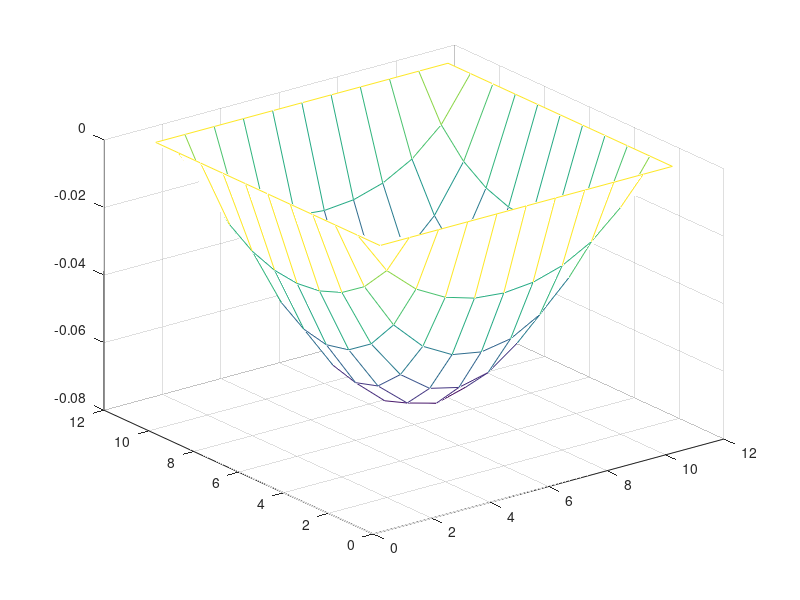

Source code (MATLAB):
n = 10;
A = zeros((n+1)^2,(n+1)^2);
newA = zeros((n+1)^2-2, (n+1)^2-2); 
f = zeros((n+1)^2,1);
G = reshape(1:((n+1)^2), n+1, n+1)'; 
for i=0:n
 for j=0:n
     row = G(i+1,j+1);
     if i==0 || j == 0 || i==n || j==n
         % we are on a boundary
         f(row) = 0;
         A(row, row) = 1;     % For boundary points, we set the diagonal term to be 1. 
        
     else
         % we are NOT on a boundary
         f(row) = 1/n^2;
            A(row, G(i,j+1  )) = 1;             % Put the coefficients to the corresponding entry of matrix A. 
            A(row, G(i+1,  j)) = 1; 
            A(row, G(i+1,  j+1  )) = -4; 
            A(row, G(i+2,j+1  )) = 1 ; 
            A(row, G(i+1,  j+2)) = 1; 
        % end
            
     end
 end
end
u = A\f;
B = G 
for i=1:n+1
    for j =1:n+1
        B(i,j) = u(G(i,j))
    end
end

[X, Y] = meshgrid(1:n+1)
mesh(B)